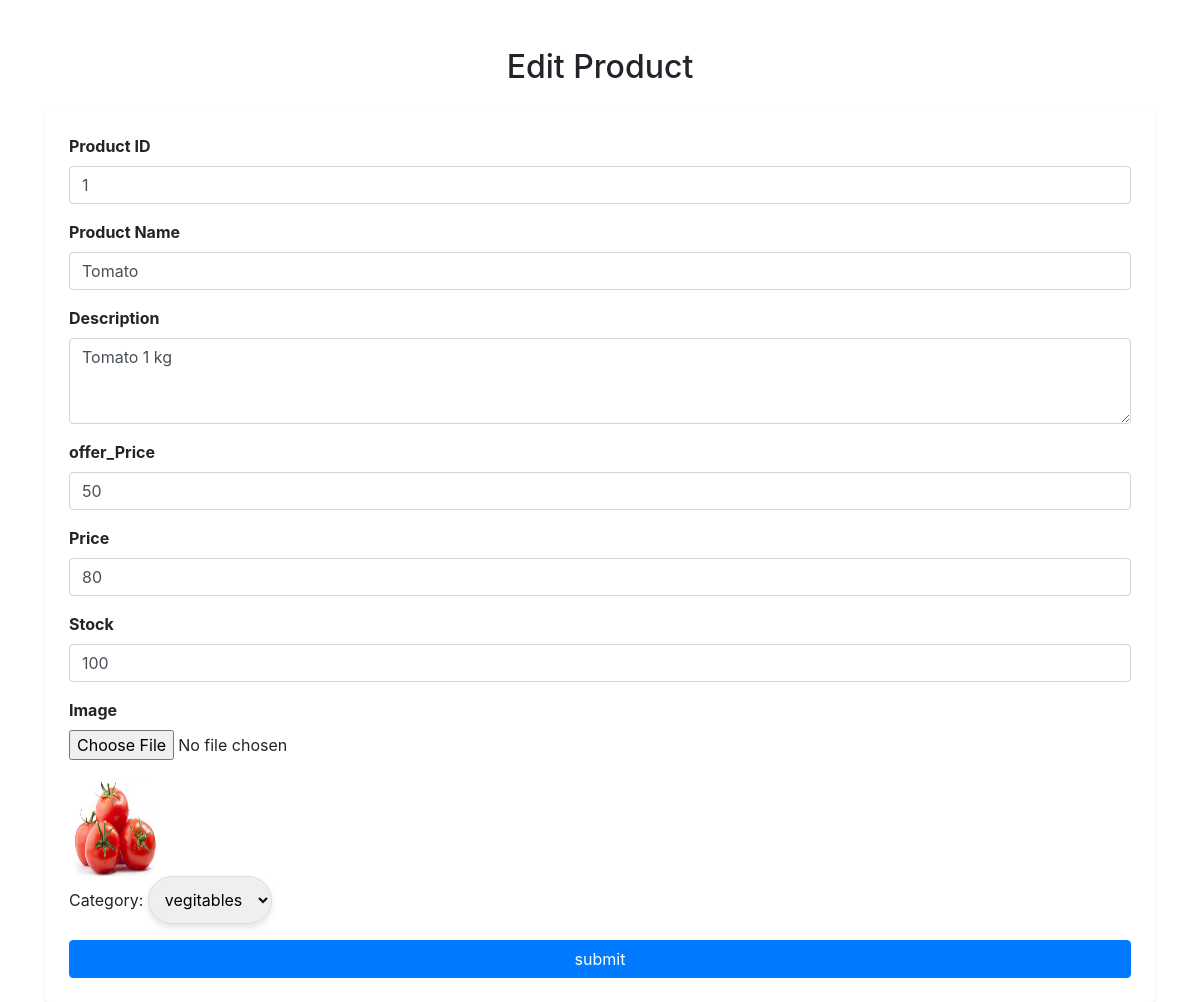
The app's page /edit_product/1/ with its own data.
### gm_app/models.py (models this page shows, shortened)
class Product(models.Model):
    pid=models.TextField()
    name=models.TextField()
    dis=models.TextField()
    offer_price=models.IntegerField()
    price=models.IntegerField()
    stock=models.IntegerField()
    category=models.ForeignKey(Category,on_delete=models.CASCADE)
    img=models.FileField()

class Category(models.Model):
    Category_name=models.TextField()

### gm_app/views.py (the view)
# urls.py: path('edit_product/<int:pid>/', views.edit_product, name='edit_product'),
def edit_product(req,pid) :
        if req.method=='POST':
            proid=req.POST['proid']
            name=req.POST['name']
            dis=req.POST['dis']
            offer_price=req.POST['offer_price']
            price=req.POST['price']
            stock=req.POST['stock']
            file=req.FILES.get('img')
            if file:
                Product.objects.filter(pk=pid).update(pid=proid,name=name,dis=dis,offer_price=offer_price,price=price,stock=stock)
                data=Product.objects.get(pk=pid)
                data.img=file
                data.save()
            else:
                Product.objects.filter(pk=pid).update(pid=proid,name=name,dis=dis,offer_price=offer_price,price=price,stock=stock)
            return redirect(shophome)
        else:
            data=Product.objects.get(pk=pid)
            cate=Category.objects.all()
            return render(req,'shop/edit.html',{'data':data,'cate':cate})

### templates/shop/edit.html (shortened to what this page needs)
<!DOCTYPE html>
 <html lang="en">
 <head>
     <link href="https://stackpath.bootstrapcdn.com/bootstrap/4.5.2/css/bootstrap.min.css" rel="stylesheet">
 </head>
 <body>
     <div class="container mt-5">
         <h2 class="text-center mb-4">Edit Product</h2>
         <form action="" method="post" class="p-4 shadow-sm bg-white rounded" enctype="multipart/form-data">
             <div class="form-group">
                 <label for="pid"><b>Product ID</b></label>
                 <input type="text" class="form-control" name="proid" id="pid" placeholder="Enter product ID" required value="{{data.pid}}">
             </div>
             <div class="form-group">
                 <label for="name"><b>Product Name</b></label>
                 <input type="text" class="form-control" name="name" id="name" placeholder="Enter product name" required value="{{data.name}}">
             </div>
             <div class="form-group">
                 <label for="dis"><b>Description</b></label>
                 <textarea class="form-control" name="dis" id="dis" rows="3" placeholder="Enter product description" required>{{data.dis}}</textarea>
             </div>
             <div class="form-group">
                <label for="offer_price"><b>offer_Price</b></label>
                <input type="number" class="form-control" name="offer_price" id="offer_price" placeholder="Enter offer_Price" required value="{{data.offer_price}}">
            </div>
             <div class="form-group">
                 <label for="price"><b>Price</b></label>
                 <input type="number" class="form-control" name="price" id="price" placeholder="Enter price" required value="{{data.price}}">
             </div>
             <div class="form-group">
                 <label for="stock"><b>Stock</b></label>
                 <input type="number" class="form-control" name="stock" id="stock" placeholder="Enter stock quantity" required value="{{data.stock}}">
             </div>
             <div class="form-group">
                 <label for="image"><b>Image</b></label>
                 <input type="file" class="form-control-file" name="img" id="image" >
             </div>
             <div>
                <img src="{{data.img.url}}" alt="" style="width: 100px; height: 100px;">
             </div>
             <div class="form-group">
                <label for="category">Category:</label>
                <select id="category" name="category" required style="border-radius: 30px; padding: 12px; box-shadow: 0 4px 6px rgba(0, 0, 0, 0.1); border: 1px solid #ddd;">
                    {% for category in cate %}
                    <option value="{{ category.pk }}" {% if category == data.category %}selected{% endif %}>
                        {{ category.Category_name }}
                    </option>
                    {% endfor %}
                </select>
            </div>
             <button type="submit" class="btn btn-primary btn-block">submit</button>
         </form>
     </div>
 </body>
 </html>

### records on screen
Product: proid "1", name "Tomato", dis "Tomato 1 kg", offer_price "50", price "80", stock "100", img (picture), category "vegitables"
